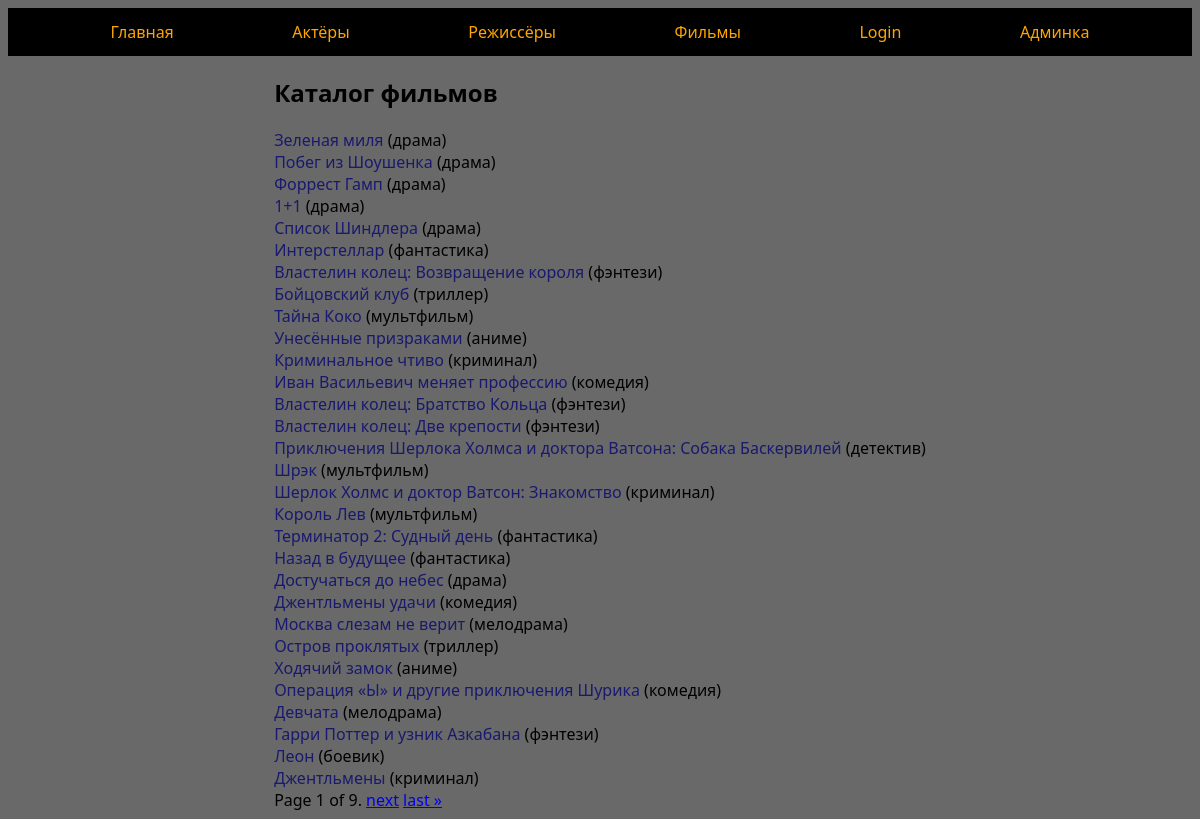
Screenshot of /kino/ with the database file from the repository.
### catalog/models.py (models this page shows, shortened)
class Kino(models.Model):
    title = models.CharField(max_length=20, verbose_name='Название')
    genre = models.ForeignKey(Genre, on_delete=models.SET_DEFAULT, default=1, verbose_name='Жанр')
    rating = models.FloatField(verbose_name='Рейтинг')
    country = models.ForeignKey(Country, on_delete=models.SET_NULL, blank=True, null=True, verbose_name='Страна')
    director = models.ForeignKey(Director, on_delete=models.SET_NULL, blank=True, null=True, verbose_name='Режиссёр')
    summary = models.TextField(max_length=5000, verbose_name='Краткое описание')
    year = models.IntegerField(verbose_name='Год')
    ager = models.ForeignKey(AgeRate, on_delete=models.SET_NULL, blank=True, null=True, verbose_name='Возрастной рейтинг')
    actor = models.ManyToManyField(Actor, verbose_name='Актёры', blank=True, null=True)
    status = models.ForeignKey(Status, on_delete=models.SET_DEFAULT, default=1, verbose_name='Статус подписки')
    poster = models.CharField(max_length=5000, blank=True, null=True, verbose_name='Ссылка на постер')
    def display_actors(self):
        res = []
        for a in self.actor.all():
            res.append(a.lname)
        return ', '.join(res)
    display_actors.short_description = 'Актёры'
    def get_absolute_url(self):
        return reverse('info', args=[self.id, self.title])

class Genre(models.Model):
    name = models.CharField(max_length=20, verbose_name='Жанр')
    def __str__(self):
        return self.name

### catalog/views.py (the view)
# urls.py: path('kino/', views.Kinolist.as_view(), name='allkino'),
class Kinolist(generic.ListView):
    model = Kino
    paginate_by = 30

### templates/catalog/kino_list.html (shortened to what this page needs)
{% extends 'index.html' %}
{% block content %}
    <div class="center-list">
        <h2>Каталог фильмов</h2>
        <ul>
            {% for kino in kino_list %}
                <li>
                    <a href="{{ kino.get_absolute_url }}" class="inline-a">{{ kino.title }}</a>
                    <p>({{ kino.genre }})</p>
                </li>
            {% endfor %}
        </ul>
        {% if is_paginated %}
            <div class="pagination">
        <span class="step-links">
            <span class="current">
                Page {{ page_obj.number }} of {{ page_obj.paginator.num_pages }}.
            </span>
            {% if page_obj.has_next %}
                <a href="?page={{ page_obj.next_page_number }}">next</a>
                <a href="?page={{ page_obj.paginator.num_pages }}">last &raquo;</a>
            {% endif %}
        </span>
            </div>
        {% endif %}</div>
{% endblock content %}

### catalog/static/css/main.css (style rules this page uses)
body { font-family: "Segoe UI"; background-color: dimgrey; }
li { list-style-type: none; }
p { display: inline; }
.inline-a { color: midnightblue; text-decoration: none; }
ul { padding-left: 0; margin-top: 0; margin-bottom: 0; }
.center-list { width: max-content; margin: auto; }

### rows the page displays
Kino: title "Зеленая миля", genre "драма"
Kino: title "Побег из Шоушенка", genre "драма"
Kino: title "Форрест Гамп", genre "драма"
Kino: title "1+1", genre "драма"
Kino: title "Список Шиндлера", genre "драма"
Kino: title "Интерстеллар", genre "фантастика"
Kino: title "Властелин колец: Возвращение короля", genre "фэнтези"
Kino: title "Бойцовский клуб", genre "триллер"
Kino: title "Тайна Коко", genre "мультфильм"
Kino: title "Унесённые призраками", genre "аниме"
Kino: title "Криминальное чтиво", genre "криминал"
Kino: title "Иван Васильевич меняет профессию", genre "комедия"
Kino: title "Властелин колец: Братство Кольца", genre "фэнтези"
Kino: title "Властелин колец: Две крепости", genre "фэнтези"
Kino: title "Приключения Шерлока Холмса и доктора Ватсона: Собака Баскервилей", genre "детектив"
Kino: title "Шрэк", genre "мультфильм"
Kino: title "Шерлок Холмс и доктор Ватсон: Знакомство", genre "криминал"
Kino: title "Король Лев", genre "мультфильм"
Kino: title "Терминатор 2: Судный день", genre "фантастика"
Kino: title "Назад в будущее", genre "фантастика"
Kino: title "Достучаться до небес", genre "драма"
Kino: title "Джентльмены удачи", genre "комедия"
Kino: title "Москва слезам не верит", genre "мелодрама"
Kino: title "Остров проклятых", genre "триллер"
Kino: title "Ходячий замок", genre "аниме"
Kino: title "Операция «Ы» и другие приключения Шурика", genre "комедия"
Kino: title "Девчата", genre "мелодрама"
Kino: title "Гарри Поттер и узник Азкабана", genre "фэнтези"
Kino: title "Леон", genre "боевик"
Kino: title "Джентльмены", genre "криминал"

### other values shown
{{ page_obj.number }} "1"
{{ page_obj.paginator.num_pages }} "9"
